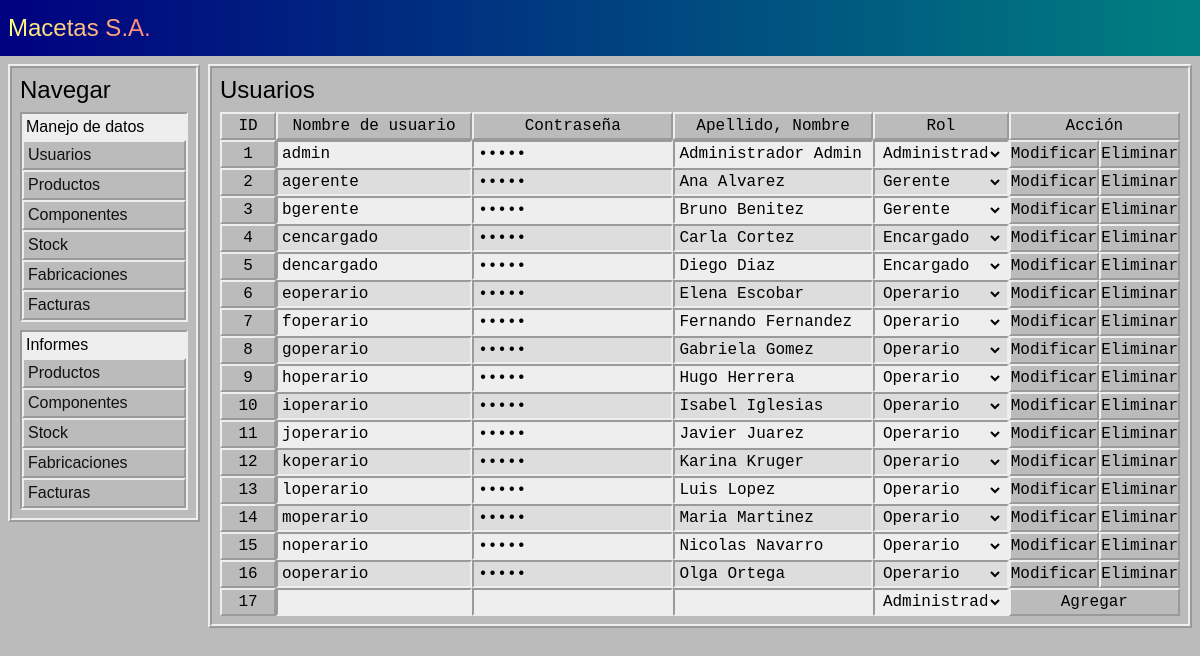
Screenshot of /usuarios/ with the database file from the repository.
### tables this page shows
CREATE TABLE usuarios (
    id INTEGER PRIMARY KEY AUTOINCREMENT,
    username TEXT UNIQUE NOT NULL,
    password TEXT NOT NULL,
    nombres TEXT NOT NULL,
    rol TEXT NOT NULL
);

### app.py (the view)
@APP.route('/usuarios/', methods=['GET'])
def Template_Usuarios():
    try:
        session['mensajes']
    except KeyError:
        session['mensajes'] = []
    return render_template('/usuarios.html', mensajes=session['mensajes'])

### app.py (called while the page is built)
def Get_DB():
    DB = getattr(g, '_database', None)
    if DB is None:
        DB = g._database = sqlite3.connect(DATABASE)
    return DB

@APP.teardown_appcontext
def Close_DB(exception):
    DB = getattr(g, '_database', None)
    if DB is not None:
        DB.close()

### funciones.py (called while the page is built)
def Fecha():
    return datetime.datetime.now().strftime("%Y-%m-%d")

    def getAll(self):
        self.CUR.execute('SELECT * FROM usuarios')
        query = self.CUR.fetchall()
        usuarios = {}
        for id, username, password, nombres, rol in query:
            usuario = {
                'username' : username,
                'password' : password,
                'nombres' : nombres,
                'rol' : rol
            }
            usuarios[id] = usuario
        return usuarios

    def getRoles(self):
        return ['Administrador', 'Gerente', 'Encargado', 'Operario']

    def getNext(self):
        try:
            id = self.DB.execute('SELECT seq + 1 FROM sqlite_sequence WHERE name = "usuarios"').fetchone()[0]
        except TypeError:
            return 1
        return id

    def getEnabled(self):
        self.CUR.execute('SELECT id, tipo, nombre, modelo, estilo, medidas, printf("%.2f", precio_venta) FROM productos WHERE habilitado == 1')
        query = self.CUR.fetchall()
        productos = {}
        for id, tipo, nombre, modelo, estilo, medidas, precio_venta in query:
            producto = {
                'tipo' : tipo,
                'nombre' : nombre,
                'modelo' : modelo,
                'estilo' : estilo,
                'medidas' : medidas,
                'precio_venta' : float(precio_venta)
            }
            productos[id] = producto
        return productos

    def getNext(self):
        try:
            id = self.DB.execute('SELECT seq + 1 FROM sqlite_sequence WHERE name = "productos"').fetchone()[0]
        except TypeError:
            return 1
        return id

    def getList(self):
        self.CUR.execute("SELECT id, tipo || ' ' || nombre || ' ' || modelo FROM productos WHERE habilitado = 1")
        query = self.CUR.fetchall()
        productos = {}
        for id, texto in query:
            productos[id] = texto
        return productos

    def getUnidades(self):
        unidades = {
            'kg' : 'Kilogramo(s)',
            'l' : 'Litro(s)',
            'cm' : 'Centímetro(s)',
            'u' : 'Unidad(es)'
        }
        return unidades

### templates/usuarios.html (shortened to what this page needs)
<!DOCTYPE html>
<html lang="en">
<head>
    <link rel='stylesheet' href="{{ url_for('static', filename='style.css') }}">
</head>
<body>
    {% include 'header.html' %}
    {% include 'aside.html' %}
    <main>
        <legend>Usuarios</legend>
        <table>
            <thead>
                <tr>
                    <th class="id">ID</th>
                    <th>Nombre de usuario</th>
                    <th>Contraseña</th>
                    <th>Apellido, Nombre</th>
                    <th>Rol</th>
                    <th>Acción</th>
                </tr>
            </thead>
            <tbody>
                {% if usuarios %}
                    {% for id, usuario in usuarios.items() %}
                        <tr>
                            <form action="{{ url_for('Modificar_Usuario') }}" method="post">
                                <th class="id">
                                    <input type="text" name="id" value="{{ id }}" readonly>
                                </th>
                                <td>
                                    <input type="text" name="username" value="{{ usuario['username'] }}" required>
                                </td>
                                <td>
                                    <input type="password" name="password" value="{{ usuario['password'] }}" required>
                                </td>
                                <td>
                                    <input type="text" name="nombres" value="{{ usuario['nombres'] }}" required>
                                </td>
                                <td>
                                    <select name="rol" required>
                                        {% for rol in roles %}
                                            {% if rol == usuario['rol'] %}
                                                <option selected value="{{ rol }}">{{ rol }}</option>
                                            {% else %}
                                                <option value="{{ rol }}">{{ rol }}</option>
                                            {% endif %}
                                        {% endfor %}
                                    </select>
                                </td>
                                <th class="columnaAcciones">
                                    <span>
                                        <input type="submit" value="Modificar">
                                        <input type="submit" value="Eliminar" formaction="{{ url_for('Eliminar_Usuario') }}">
                                    </span>
                                </th>
                            </form>
                        </tr>
                    {% endfor %}
                {% endif %}
                <tr>
                    <form action="{{ url_for('Agregar_Usuario') }}" method="post">
                        <th>
                            {{ usuario_siguiente }}
                        </th>
                        <td>
                            <input type="text" name="username" required>
                        </td>
                        <td>
                            <input type="password" name="password" required>
                        </td>
                        <td>
                            <input type="text" name="nombres" required>
                        </td>
                        <td>
                            <select name="rol" required>
                                {% for rol in roles %}
                                    <option value="{{ rol }}">{{ rol }}</option>
                                {% endfor %}
                            </select>
                        </td>
                        <th class="columnaAcciones">
                            <span>
                                <input type="submit" value="Agregar">
                            </span>
                        </th>
                    </form>
                </tr>
            </tbody>
        </table>
    </main>
</body>
</html>

### static/style.css (style rules this page uses)
* { margin: 0; padding: 0; font-family: sans-serif; }
html { --color-celeste: #008080; --color-azul: #000080; --color-negro: #111; --color-grisoscuro: #808080; --color-gris: #BBB; --color-grisclaro: #DDD; --color-blanco: #EEE; --borde-raised: 2px outset var(--color-blanco); --borde-sunken: 2px inset var(--color-blanco); --borde-grooved: 4px groove var(--color-blanco); --borde-ridged: 4px ridge var(--color-blanco); --fuente-grande: 1.5rem; background-color: var(--color-gris); min-height: 100dvh; }
body { padding: 0.5rem; display: grid; grid-template-areas: 'header header' 'aside main'; grid-template-columns: 12rem 1fr; grid-template-rows: 3rem auto; row-gap: 0.5rem; column-gap: 0.5rem; }
main { grid-area: main; padding: 0.5rem; display: flex; row-gap: 0.5rem; flex-direction: column; border: var(--borde-ridged); }
legend { font-size: var(--fuente-grande); }
table { width: 100%; border-spacing: 0; }
table * { font-family: monospace; font-size: 1rem; }
table th { border: var(--borde-raised); font-weight: normal; height: 1.5rem; padding: 0 2px; }
table th.id { width: 3rem; }
table th.id input { text-align: center; }
table td { border: var(--borde-sunken); background-color: var(--color-blanco); height: 1.5rem; padding: 0 0.25rem; }
table tr:nth-child(even) td { background-color: var(--color-grisclaro); }
table .columnaAcciones { border: unset; padding: 0; }
table .columnaAcciones span { display: flex; flex-direction: row; height: 100%; }
table input { width: 100%; outline: none; }
table input[type=text], table input[type=password], table input[type=number], table input[type=datetime], table input[type=date] { background: none; border: none; }
table input[type=button], table input[type=submit] { background: var(--color-gris); border: var(--borde-raised); }
table select { background: none; border: none; width: 100%; outline: none; }

### rows the page displays
usuarios: username "admin", nombres "Administrador Admin", rol "Administrador"
usuarios: username "agerente", nombres "Ana Alvarez", rol "Gerente"
usuarios: username "bgerente", nombres "Bruno Benitez", rol "Gerente"
usuarios: username "cencargado", nombres "Carla Cortez", rol "Encargado"
usuarios: username "dencargado", nombres "Diego Diaz", rol "Encargado"
usuarios: username "eoperario", nombres "Elena Escobar", rol "Operario"
usuarios: username "foperario", nombres "Fernando Fernandez", rol "Operario"
usuarios: username "goperario", nombres "Gabriela Gomez", rol "Operario"
usuarios: username "hoperario", nombres "Hugo Herrera", rol "Operario"
usuarios: username "ioperario", nombres "Isabel Iglesias", rol "Operario"
usuarios: username "joperario", nombres "Javier Juarez", rol "Operario"
usuarios: username "koperario", nombres "Karina Kruger", rol "Operario"
usuarios: username "loperario", nombres "Luis Lopez", rol "Operario"
usuarios: username "moperario", nombres "Maria Martinez", rol "Operario"
usuarios: username "noperario", nombres "Nicolas Navarro", rol "Operario"
usuarios: username "ooperario", nombres "Olga Ortega", rol "Operario"

### other values shown
{{ usuario_siguiente }} "17"
form field rol "Administrador"
